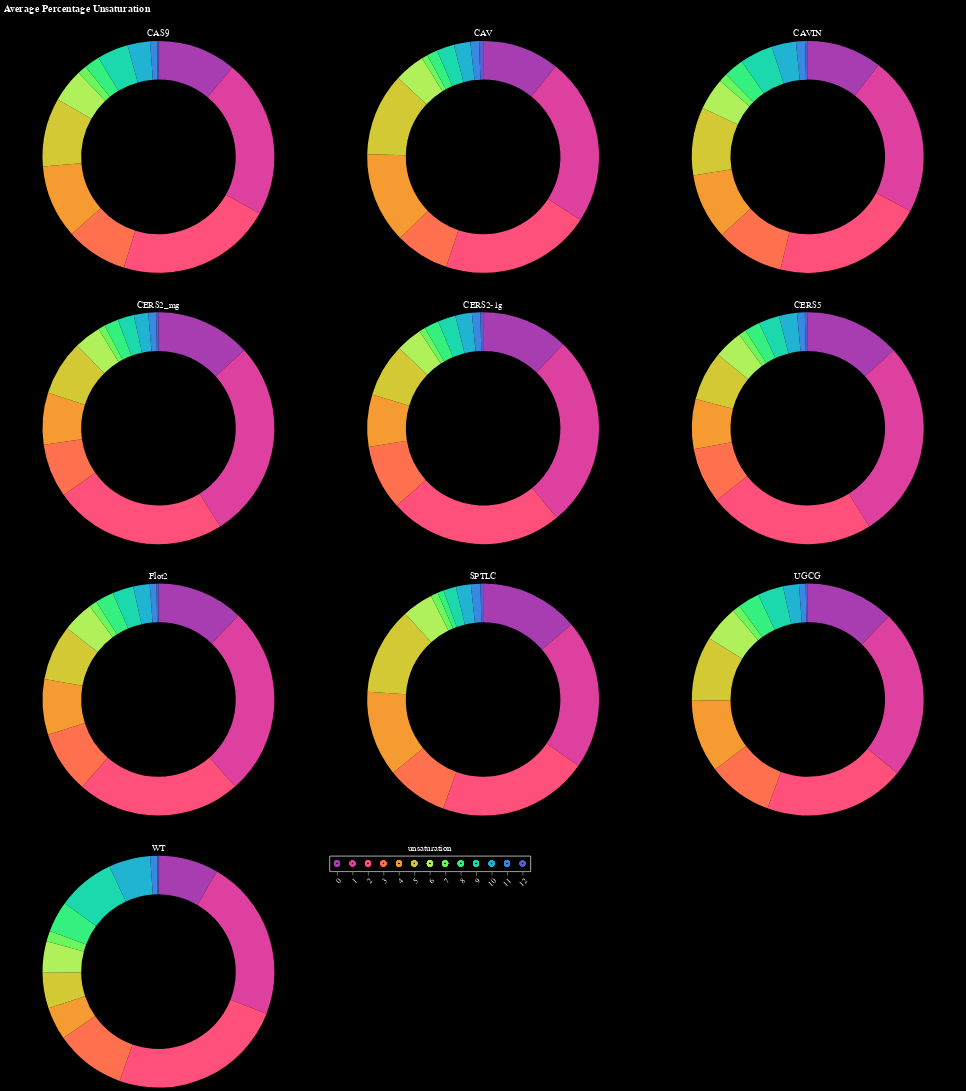

Here is the notebook cell this chart was saved with:
### Code cell
chart_list = []

# create selection tool
click = alt.selection_point(fields=['unsaturation'])

# create head group legend
unsat = alt.Chart(u_long).mark_point().encode(
    x=alt.X('unsaturation:O').axis(labelAngle=-45),
    color=alt.condition(click, 'unsaturation', alt.value('lightgray')),
    ).add_params(click).properties(title={'text':[], 'subtitle':'unsaturation', 'subtitleColor':'white'})

for ptn in u_long['protein'].unique():
    source = u_long[u_long['protein'] == ptn]
    
    donut = alt.Chart(source).mark_arc(innerRadius=100).encode(
        theta='mean(percentage):Q',
        color=alt.condition(click, 'unsaturation:O', alt.value('lightgray'), scale=alt.Scale(scheme='rainbow'), legend=None),
        opacity = alt.condition(click, alt.value(1), alt.value(0.1)),
        tooltip=['unsaturation', 'mean(percentage)']
    ).add_params(click).properties(
        width=400,
        title={'text':[], 'subtitle':ptn, 'subtitleColor':'white'}
    )
    
    chart_list.append(donut)
    
d = alt.hconcat(*chart_list[:3]) & alt.hconcat(*chart_list[3:6]) & alt.hconcat(*chart_list[6:9]) & (chart_list[9] | unsat)
d = d.properties(title=alt.Title('Average Percentage Unsaturation', color='white')).configure(background='black').configure_axis(labelColor='white')
d
